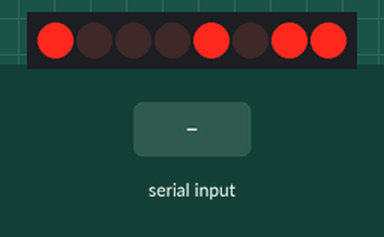
Simulated run of this sketch. Board: Arduino Uno, built with avr-gcc and run on an emulated ATmega328P. Parts: 8 shift-register outputs drawn as a row of LEDs (first output left, lit = HIGH). Wiring (inferred from the names in the program): shift register (74HC595): data pin 10; shift clock pin 9; latch pin 6. Wiring (inferred from the signals the program sends): row of LEDs: on Q0, Q1, Q2, Q3, Q4, Q5, Q6, Q7. The test bench sets the inputs (shaded band). Random numbers use the default seed unless the sketch sets one; what the sketch prints to the serial monitor is not drawn.

Above: at 3.5 s.
3.6 s: "90,45\n" received over Serial
At 8.7 s:
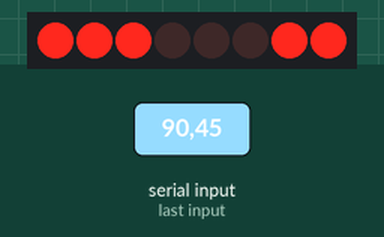
Timing chart, 0 to 10.2 s (numbered marks = the images above; inputs shaded):
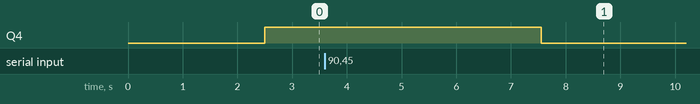

Measured:
- after the input at 3.6 s, Q4: HIGH → LOW after 4.0 s

The sketch:

sketch_nov04a.ino
```cpp
#define DATA 10
#define LATCH 6
#define CLOCK 9

void setup()
{
  Serial.begin(9600);
  randomSeed(analogRead(A0));
  pinMode(DATA,OUTPUT);
  pinMode(LATCH,OUTPUT);
  pinMode(CLOCK,OUTPUT);
}

int r;

void writeByte(byte b)
{
  digitalWrite(LATCH,LOW);
  shiftOut(DATA,CLOCK,MSBFIRST,b);
  digitalWrite(LATCH,HIGH);
}

int getSM()
{
  int answer = 0;
  Serial.print("\nWaiting");
  while(Serial.available() == 0)
  {
    Serial.print(".");
    delay(1500);
  }
  Serial.print("\n");
  while(Serial.available() > 0)
  {
    answer *= 10;
    int z = Serial.read()- '0';
    answer += z;
  }
  return answer;
}

int generate()
{
  Serial.print("Generating");
  for(int i = 0; i < 5; i++)
  {
    Serial.print(".");
    delay(500);
  }
  Serial.print("\n");
  return random(0,255);
}

void loop()
{
  r = generate();
  writeByte((byte)r);
  Serial.print("Guess what this is: ");
  Serial.println(r,BIN);
//  Serial.print("(");
//  Serial.print(r);
//  Serial.println(")");
  int guess = getSM();
  Serial.print("You guessed: ");

  if(guess == r)
  {
    Serial.print("Correct! Your guess ");
    Serial.print(guess);
    Serial.print(" is ");
    Serial.print(r,BIN);
    Serial.println(" in binary.");
  }
  else
  {
    Serial.print("Wrong! Your guess ");
    Serial.print(guess,BIN);
    Serial.print(" is NOT ");
    Serial.print(r);
    Serial.println(" in binary.");
    Serial.println("Better luck next time!");
  }

  delay(1000);
}
```
